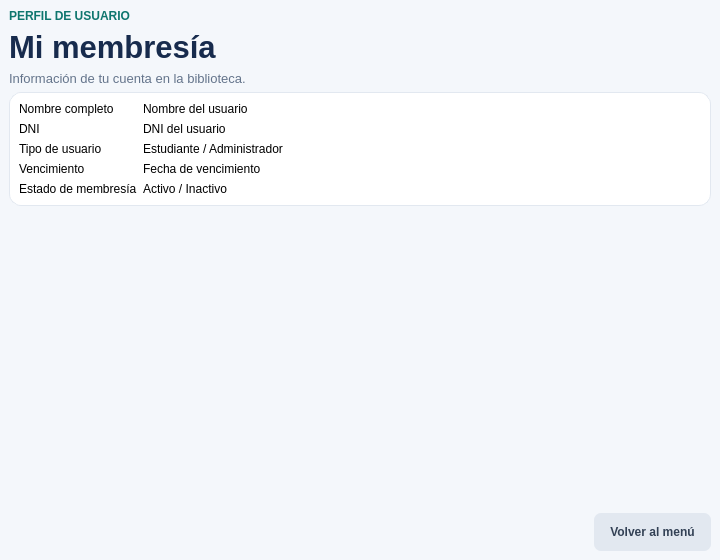
<?xml version="1.0" encoding="UTF-8"?>
<ui version="4.0"><class>VentanaMembresia</class><widget class="QMainWindow" name="VentanaMembresia"><property name="geometry"><rect><x>0</x><y>0</y><width>720</width><height>560</height></rect></property><property name="windowTitle"><string>Biblioteca | Mi membresía</string></property><widget class="QWidget" name="centralwidget"><property name="styleSheet"><string notr="true">QMainWindow, QWidget#centralwidget { background-color: #F4F7FB; color: #243247; font-family: "Segoe UI"; font-size: 10pt; }
QLabel#eyebrowLabel { color: #0F766E; font-size: 9pt; font-weight: bold; }
QLabel#tituloLabel { color: #172B4D; font-size: 23pt; font-weight: bold; }
QLabel#subtituloLabel, QLabel#bienvenidaLabel, QLabel#ayudaLabel { color: #64748B; font-size: 10pt; }
QFrame#topFrame, QFrame#cardFrame, QFrame#infoFrame { background-color: white; border: 1px solid #E2E8F0; border-radius: 12px; }
QPushButton { background-color: #0F766E; color: white; border: none; border-radius: 7px; padding: 10px 16px; font-weight: bold; min-height: 18px; }
QPushButton:hover { background-color: #115E59; }
QPushButton#volverButton, QPushButton#limpiarButton, QPushButton#salirButton, QPushButton#cancelarButton { background-color: #E2E8F0; color: #334155; }
QPushButton#volverButton:hover, QPushButton#limpiarButton:hover, QPushButton#salirButton:hover, QPushButton#cancelarButton:hover { background-color: #CBD5E1; }
QPushButton#catalogoButton, QPushButton#usuariosButton, QPushButton#membresiaButton, QPushButton#buscarMenuButton, QPushButton#prestamosButton, QPushButton#devolucionesButton { background-color: white; color: #172B4D; border: 1px solid #DCE5EF; border-radius: 10px; padding: 18px; text-align: left; min-height: 54px; font-size: 11pt; }
QPushButton#catalogoButton:hover, QPushButton#usuariosButton:hover, QPushButton#membresiaButton:hover, QPushButton#buscarMenuButton:hover, QPushButton#prestamosButton:hover, QPushButton#devolucionesButton:hover { background-color: #ECFDF5; border: 1px solid #0F766E; }
QLineEdit, QComboBox { background-color: white; border: 1px solid #CBD5E1; border-radius: 6px; padding: 9px; min-height: 20px; }
QLineEdit:focus, QComboBox:focus { border: 1px solid #0F766E; }
QTableWidget { background-color: white; alternate-background-color: #F8FAFC; border: 1px solid #E2E8F0; border-radius: 8px; gridline-color: #E2E8F0; selection-background-color: #CCFBF1; selection-color: #134E4A; }
QHeaderView::section { background-color: #EAF1F7; color: #334155; padding: 9px; border: none; border-bottom: 1px solid #D7E1EC; font-weight: bold; }
</string></property><layout class="QVBoxLayout" name="verticalLayout"><item><layout class="QVBoxLayout" name="headerLayout"><item><widget class="QLabel" name="eyebrowLabel"><property name="text"><string>PERFIL DE USUARIO</string></property></widget></item><item><widget class="QLabel" name="tituloLabel"><property name="text"><string>Mi membresía</string></property></widget></item><item><widget class="QLabel" name="subtituloLabel"><property name="text"><string>Información de tu cuenta en la biblioteca.</string></property></widget></item></layout></item><item><widget class="QFrame" name="cardFrame"><property name="frameShape"><enum>QFrame::StyledPanel</enum></property><layout class="QFormLayout" name="formLayout"><item row="0" column="0"><widget class="QLabel" name="nombreTituloLabel"><property name="text"><string>Nombre completo</string></property></widget></item><item row="0" column="1"><widget class="QLabel" name="nombreValorLabel"><property name="text"><string>Nombre del usuario</string></property></widget></item><item row="1" column="0"><widget class="QLabel" name="dniTituloLabel"><property name="text"><string>DNI</string></property></widget></item><item row="1" column="1"><widget class="QLabel" name="dniValorLabel"><property name="text"><string>DNI del usuario</string></property></widget></item><item row="2" column="0"><widget class="QLabel" name="tipoTituloLabel"><property name="text"><string>Tipo de usuario</string></property></widget></item><item row="2" column="1"><widget class="QLabel" name="tipoValorLabel"><property name="text"><string>Estudiante / Administrador</string></property></widget></item><item row="3" column="0"><widget class="QLabel" name="vencimientoTituloLabel"><property name="text"><string>Vencimiento</string></property></widget></item><item row="3" column="1"><widget class="QLabel" name="vencimientoValorLabel"><property name="text"><string>Fecha de vencimiento</string></property></widget></item><item row="4" column="0"><widget class="QLabel" name="estadoTituloLabel"><property name="text"><string>Estado de membresía</string></property></widget></item><item row="4" column="1"><widget class="QLabel" name="estadoValorLabel"><property name="text"><string>Activo / Inactivo</string></property></widget></item></layout></widget></item><item><spacer name="verticalSpacer"><property name="orientation"><enum>Qt::Vertical</enum></property><property name="sizeHint" stdset="0"><size><width>20</width><height>30</height></size></property></spacer></item><item><layout class="QHBoxLayout" name="bottomLayout"><item><spacer name="footerSpacer"><property name="orientation"><enum>Qt::Horizontal</enum></property><property name="sizeHint" stdset="0"><size><width>40</width><height>20</height></size></property></spacer></item><item><widget class="QPushButton" name="volverButton"><property name="text"><string>Volver al menú</string></property></widget></item></layout></item></layout></widget></widget><resources/><connections/></ui>
